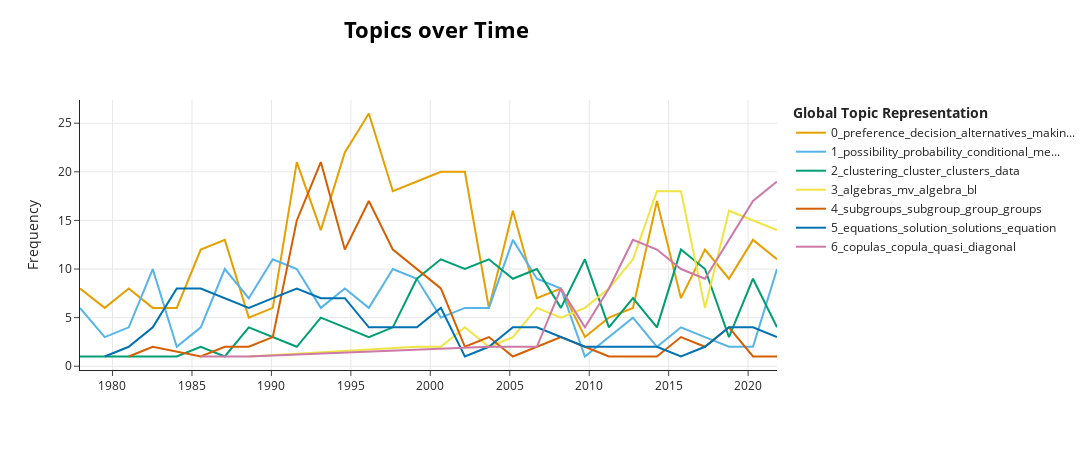

Source (notebook cell):
### Code cell
top_n_topics = 7
img = topic_model.visualize_topics_over_time(topics_over_time, top_n_topics=top_n_topics)
img.show()

file_name = "plt\\plt_b_" +  str(nr_bins) + "_t_" + str(top_n_topics) + ".html"
# img.write_image("test.png")
img.write_html(file_name)

### Figure 1 — Plotly figure (JSON) as saved in the notebook; plotly's stock layout.template omitted (floating-point values rounded to 4 significant figures)
{"data": [{"hoverinfo": "text", "hovertext": ["<b>Topic 0</b><br>Words: decision, alternatives, preference, team, making", "<b>Topic 0</b><br>Words: decision, alternatives, unanimity, team, group", "<b>Topic 0</b><br>Words: preference, decision, leadership, nonfuzzy, evaluations", "<b>Topic 0</b><br>Words: choice, consensus, criteria, credit, decision", "<b>Topic 0</b><br>Words: stresses, alternatives, preference, acceptability, criteria", "<b>Topic 0</b><br>Words: preference, alternatives, decision, utilities, making", "<b>Topic 0</b><br>Words: preference, decision, alternatives, utility, making", "<b>Topic 0</b><br>Words: alternatives, decision, choices, calculated, weights", "<b>Topic 0</b><br>Words: choice, nondomination, cim, decision, criteria", "<b>Topic 0</b><br>Words: preference, decision, social, choice, alternatives", "<b>Topic 0</b><br>Words: ahp, preference, decision, rationality, alternatives", "<b>Topic 0</b><br>Words: preference, decision, alternatives, relation, choice", "<b>Topic 0</b><br>Words: preference, decision, ranking, making, alternatives", "<b>Topic 0</b><br>Words: preference, decision, alternatives, choice, ranking", "<b>Topic 0</b><br>Words: preference, alternatives, decision, ranking, linguistic", "<b>Topic 0</b><br>Words: preference, decision, alternatives, criteria, making", "<b>Topic 0</b><br>Words: preference, decision, alternatives, choice, making", "<b>Topic 0</b><br>Words: voter, inexact, majority, benign, outputs", "<b>Topic 0</b><br>Words: preference, transitivity, alternatives, decision, madm", "<b>Topic 0</b><br>Words: preference, decision, reciprocity, herrera, weights", "<b>Topic 0</b><br>Words: preference, decision, topsis, consistency, choice", "<b>Topic 0</b><br>Words: transitivity, reciprocal, inconsistency, rankings, classifier", "<b>Topic 0</b><br>Words: preference, duplex, reciprocal, alternatives, outranking", "<b>Topic 0</b><br>Words: reciprocal, preference, consensus, consistency, relations", "<b>Topic 0</b><br>Words: preference, decision, reciprocal, consistency, consensus", "<b>Topic 0</b><br>Words: preference, consistency, pcm, reciprocal, consensus", "<b>Topic 0</b><br>Words: consistency, preference, reciprocal, ranking, decision", "<b>Topic 0</b><br>Words: preference, decision, alternatives, consistency, making", "<b>Topic 0</b><br>Words: preference, consistency, decision, reciprocal, alternatives", "<b>Topic 0</b><br>Words: consistency, preference, elicit, decision, inconsistency"], "marker": {"color": "#E69F00"}, "mode": "lines", "name": "0_preference_decision_alternatives_makin...", "x": ["1977-12-15T10:39:21.600000", "1979-07-06T20:48:00", "1981-01-08T17:36:00", "1982-07-14T14:24:00", "1984-01-17T11:12:00", "1985-07-22T08:00:00", "1987-01-25T04:48:00", "1988-07-30T01:36:00", "1990-02-01T22:24:00", "1991-08-07T19:12:00", "1993-02-09T16:00:00", "1994-08-15T12:48:00", "1996-02-18T09:36:00", "1997-08-23T06:24:00", "1999-02-26T03:12:00", "2000-08-31T00:00:00", "2002-03-05T20:48:00", "2003-09-08T17:36:00", "2005-03-13T14:24:00", "2006-09-16T11:12:00", "2008-03-21T08:00:00", "2009-09-24T04:48:00", "2011-03-30T01:36:00", "2012-10-01T22:24:00", "2014-04-06T19:12:00", "2015-10-10T16:00:00", "2017-04-14T12:48:00", "2018-10-18T09:36:00", "2020-04-22T06:24:00", "2021-10-26T03:12:00"], "y": [8, 6, 8, 6, 6, 12, 13, 5, 6, 21, 14, 22, 26, 18, 19, 20, 20, 6, 16, 7, 8, 3, 5, 6, 17, 7, 12, 9, 13, 11], "type": "scatter"}, {"hoverinfo": "text", "hovertext": ["<b>Topic 1</b><br>Words: possibility, probability, conditional, distribution, possibilities", "<b>Topic 1</b><br>Words: probability, space, probabilistic, measurable, measurability", "<b>Topic 1</b><br>Words: measure, postulate, complement, possibility, event", "<b>Topic 1</b><br>Words: possibility, probability, measures, certainty, probabilistic", "<b>Topic 1</b><br>Words: subset, hirota, probabilistic, probability, representation", "<b>Topic 1</b><br>Words: probability, events, measure, possibility, certainty", "<b>Topic 1</b><br>Words: possibility, probability, measures, measure, distribution", "<b>Topic 1</b><br>Words: possibility, labor, events, probability, manufacturing", "<b>Topic 1</b><br>Words: possibility, measures, probability, measure, complement", "<b>Topic 1</b><br>Words: possibility, programme, probability, measures, measure", "<b>Topic 1</b><br>Words: possibility, scale, measure, probability, semiconormed", "<b>Topic 1</b><br>Words: uncertainty, fcds, conditional, principles, probability", "<b>Topic 1</b><br>Words: probability, probabilities, events, possibility, theory", "<b>Topic 1</b><br>Words: possibility, probability, measures, distribution, conditional", "<b>Topic 1</b><br>Words: possibility, conditioning, independence, distributions, measures", "<b>Topic 1</b><br>Words: ample, probability, belief, possibility, theory", "<b>Topic 1</b><br>Words: possibility, necessity, measures, belief, measure", "<b>Topic 1</b><br>Words: possibility, probability, conditional, fusion, theory", "<b>Topic 1</b><br>Words: probability, possibility, measures, belief, probabilities", "<b>Topic 1</b><br>Words: possibility, belief, probability, negotiation, sources", "<b>Topic 1</b><br>Words: possibility, probability, dempster, conditional, combination", "<b>Topic 1</b><br>Words: agreement, quantity, conflict, belief, prioritized", "<b>Topic 1</b><br>Words: merge, coherence, coreferent, conditional, possibility", "<b>Topic 1</b><br>Words: probability, fifty, possibility, judgment, bayesian", "<b>Topic 1</b><br>Words: conditional, implied, strike, volatility, price", "<b>Topic 1</b><br>Words: probability, measures, conditional, possibility, neo", "<b>Topic 1</b><br>Words: possibility, coherent, conditioning, gambles, probability", "<b>Topic 1</b><br>Words: conflict, possibility, pyt, ev, consistency", "<b>Topic 1</b><br>Words: nl, probabilities, models, sure, possibility", "<b>Topic 1</b><br>Words: possibility, probability, belief, conditional, probabilities"], "marker": {"color": "#56B4E9"}, "mode": "lines", "name": "1_possibility_probability_conditional_me...", "x": ["1977-12-15T10:39:21.600000", "1979-07-06T20:48:00", "1981-01-08T17:36:00", "1982-07-14T14:24:00", "1984-01-17T11:12:00", "1985-07-22T08:00:00", "1987-01-25T04:48:00", "1988-07-30T01:36:00", "1990-02-01T22:24:00", "1991-08-07T19:12:00", "1993-02-09T16:00:00", "1994-08-15T12:48:00", "1996-02-18T09:36:00", "1997-08-23T06:24:00", "1999-02-26T03:12:00", "2000-08-31T00:00:00", "2002-03-05T20:48:00", "2003-09-08T17:36:00", "2005-03-13T14:24:00", "2006-09-16T11:12:00", "2008-03-21T08:00:00", "2009-09-24T04:48:00", "2011-03-30T01:36:00", "2012-10-01T22:24:00", "2014-04-06T19:12:00", "2015-10-10T16:00:00", "2017-04-14T12:48:00", "2018-10-18T09:36:00", "2020-04-22T06:24:00", "2021-10-26T03:12:00"], "y": [6, 3, 4, 10, 2, 4, 10, 7, 11, 10, 6, 8, 6, 10, 9, 5, 6, 6, 13, 9, 8, 1, 3, 5, 2, 4, 3, 2, 2, 10], "type": "scatter"}, {"hoverinfo": "text", "hovertext": ["<b>Topic 2</b><br>Words: dunn, ruspini, presentation, numerous, hard", "<b>Topic 2</b><br>Words: proportion, entry, exponent, validity, clustering", "<b>Topic 2</b><br>Words: clustering, geometrical, algorithms, ellipsoidal, concentrations", "<b>Topic 2</b><br>Words: concluding, run, iris, inherent, briefly", "<b>Topic 2</b><br>Words: groups, discriminant, clustering, ratio, variance", "<b>Topic 2</b><br>Words: recurring, offering, constantly, brought, definite", "<b>Topic 2</b><br>Words: clustering, fidelity, classes, distance, clusters", "<b>Topic 2</b><br>Words: clustering, dunn, isodata, bezdek, hard", "<b>Topic 2</b><br>Words: percentile, cluster, distinguished, dissimilarity, clustering", "<b>Topic 2</b><br>Words: clustering, fcm, algorithm, cluster, ht", "<b>Topic 2</b><br>Words: clustering, imaginative, traits, students, subpopulations", "<b>Topic 2</b><br>Words: clustering, typical, guiding, cluster, value", "<b>Topic 2</b><br>Words: clustering, mixtures, means, mises, directional", "<b>Topic 2</b><br>Words: clustering, cluster, center, data, hard", "<b>Topic 2</b><br>Words: clustering, cluster, algorithm, clusters, distance", "<b>Topic 2</b><br>Words: clustering, cluster, fcm, incident, clusters", "<b>Topic 2</b><br>Words: clustering, data, clusters, cluster, algorithm", "<b>Topic 2</b><br>Words: clustering, clusters, cluster, algorithm, data", "<b>Topic 2</b><br>Words: clustering, cluster, fkp, clusters, algorithm", "<b>Topic 2</b><br>Words: clustering, data, clusters, means, kernelized", "<b>Topic 2</b><br>Words: clustering, cluster, clusters, dbscan, algorithm", "<b>Topic 2</b><br>Words: clustering, cluster, consensus, data, fmmdd", "<b>Topic 2</b><br>Words: clustering, cluster, clusters, conjecturable, kmeans", "<b>Topic 2</b><br>Words: fjp, clustering, bipartite, algorithm, cluster", "<b>Topic 2</b><br>Words: clustering, cluster, data, clusters, algorithm", "<b>Topic 2</b><br>Words: clustering, cluster, clusters, algorithm, data", "<b>Topic 2</b><br>Words: clustering, peripheral, points, central, cluster", "<b>Topic 2</b><br>Words: clustering, clusters, cluster, data, medoids", "<b>Topic 2</b><br>Words: clustering, clusters, cluster, nodes, wsn"], "marker": {"color": "#009E73"}, "mode": "lines", "name": "2_clustering_cluster_clusters_data", "x": ["1977-12-15T10:39:21.600000", "1981-01-08T17:36:00", "1982-07-14T14:24:00", "1984-01-17T11:12:00", "1985-07-22T08:00:00", "1987-01-25T04:48:00", "1988-07-30T01:36:00", "1990-02-01T22:24:00", "1991-08-07T19:12:00", "1993-02-09T16:00:00", "1994-08-15T12:48:00", "1996-02-18T09:36:00", "1997-08-23T06:24:00", "1999-02-26T03:12:00", "2000-08-31T00:00:00", "2002-03-05T20:48:00", "2003-09-08T17:36:00", "2005-03-13T14:24:00", "2006-09-16T11:12:00", "2008-03-21T08:00:00", "2009-09-24T04:48:00", "2011-03-30T01:36:00", "2012-10-01T22:24:00", "2014-04-06T19:12:00", "2015-10-10T16:00:00", "2017-04-14T12:48:00", "2018-10-18T09:36:00", "2020-04-22T06:24:00", "2021-10-26T03:12:00"], "y": [1, 1, 1, 1, 2, 1, 4, 3, 2, 5, 4, 3, 4, 9, 11, 10, 11, 9, 10, 6, 11, 4, 7, 4, 12, 10, 3, 9, 4], "type": "scatter"}, {"hoverinfo": "text", "hovertext": ["<b>Topic 3</b><br>Words: bz, poset, orthocomplementations, brouwer, algebras", "<b>Topic 3</b><br>Words: bzmvdm, algebra, algebras, mv, sharp", "<b>Topic 3</b><br>Words: valuation, faithful, effect, algebra, modular", "<b>Topic 3</b><br>Words: algebras, modular, bl, heyting, effect", "<b>Topic 3</b><br>Words: wpbl, algebras, negations, weak, algebra", "<b>Topic 3</b><br>Words: effect, algebras, sharp, algebra, jauch", "<b>Topic 3</b><br>Words: algebras, bl, effect, mv, algebra", "<b>Topic 3</b><br>Words: algebras, algebra, divisible, residuated, mv", "<b>Topic 3</b><br>Words: algebras, algebra, filter, stone, filters", "<b>Topic 3</b><br>Words: algebras, filters, mtl, mv, algebra", "<b>Topic 3</b><br>Words: algebras, mv, algebra, bl, mtl", "<b>Topic 3</b><br>Words: algebras, mv, filters, algebra, bl", "<b>Topic 3</b><br>Words: algebras, mv, algebra, bl, derivations", "<b>Topic 3</b><br>Words: algebras, monadic, effect, hyper, algebra", "<b>Topic 3</b><br>Words: algebras, algebra, mv, residuated, emv", "<b>Topic 3</b><br>Words: algebras, mv, bl, algebra, lattice", "<b>Topic 3</b><br>Words: algebras, mv, algebra, perfect, eq"], "marker": {"color": "#F0E442"}, "mode": "lines", "name": "3_algebras_mv_algebra_bl", "x": ["1988-07-30T01:36:00", "1999-02-26T03:12:00", "2000-08-31T00:00:00", "2002-03-05T20:48:00", "2003-09-08T17:36:00", "2005-03-13T14:24:00", "2006-09-16T11:12:00", "2008-03-21T08:00:00", "2009-09-24T04:48:00", "2011-03-30T01:36:00", "2012-10-01T22:24:00", "2014-04-06T19:12:00", "2015-10-10T16:00:00", "2017-04-14T12:48:00", "2018-10-18T09:36:00", "2020-04-22T06:24:00", "2021-10-26T03:12:00"], "y": [1, 2, 2, 4, 2, 3, 6, 5, 6, 8, 11, 18, 18, 6, 16, 15, 14], "type": "scatter"}, {"hoverinfo": "text", "hovertext": ["<b>Topic 4</b><br>Words: subgroup, subgroups, group, inequality, generated", "<b>Topic 4</b><br>Words: subgroups, subgroup, products, anthony, product", "<b>Topic 4</b><br>Words: semidirect, subgroups, subgroup, product, sherwood", "<b>Topic 4</b><br>Words: subgroups, product, group, pointwise, direct", "<b>Topic 4</b><br>Words: subgroups, group, sessa, das, sherwood", "<b>Topic 4</b><br>Words: subgroups, subgroup, anti, group, level", "<b>Topic 4</b><br>Words: subgroups, subgroup, group, product, groups", "<b>Topic 4</b><br>Words: subgroup, subgroups, group, quasinormal, divisible", "<b>Topic 4</b><br>Words: subgroups, subgroup, group, groups, asaad", "<b>Topic 4</b><br>Words: subgroups, group, subgroup, gl, groups", "<b>Topic 4</b><br>Words: group, subgroups, subgroup, normal, px", "<b>Topic 4</b><br>Words: subgroup, subgroups, group, notion, tl", "<b>Topic 4</b><br>Words: subgroups, group, subgroup, subgroupoids, groups", "<b>Topic 4</b><br>Words: keychain, subgroups, subgroup, distinct, bhakat", "<b>Topic 4</b><br>Words: subgroups, subgroup, group, cartesian, zqm", "<b>Topic 4</b><br>Words: subgroups, equivalence, makamba, murali, discusses", "<b>Topic 4</b><br>Words: join, subgroups, hypergroupoid, group, hyperstructures", "<b>Topic 4</b><br>Words: ary, join, hypergroups, groupoid, canonical", "<b>Topic 4</b><br>Words: subgroups, operation, cartesian, chon, necessary", "<b>Topic 4</b><br>Words: skeleton, group, construction, groups, subgroups", "<b>Topic 4</b><br>Words: group, mi, subgroups, groups, subgroup", "<b>Topic 4</b><br>Words: mi, group, subgroups, groups, subgroup", "<b>Topic 4</b><br>Words: subgroups, group, annihilator, subgroup, equivalence", "<b>Topic 4</b><br>Words: subgroup, subgroups, aggregation, group, proven", "<b>Topic 4</b><br>Words: rubinstein, kasher, group, subgroups, herself"], "marker": {"color": "#D55E00"}, "mode": "lines", "name": "4_subgroups_subgroup_group_groups", "x": ["1981-01-08T17:36:00", "1982-07-14T14:24:00", "1985-07-22T08:00:00", "1987-01-25T04:48:00", "1988-07-30T01:36:00", "1990-02-01T22:24:00", "1991-08-07T19:12:00", "1993-02-09T16:00:00", "1994-08-15T12:48:00", "1996-02-18T09:36:00", "1997-08-23T06:24:00", "1999-02-26T03:12:00", "2000-08-31T00:00:00", "2002-03-05T20:48:00", "2003-09-08T17:36:00", "2005-03-13T14:24:00", "2008-03-21T08:00:00", "2009-09-24T04:48:00", "2011-03-30T01:36:00", "2014-04-06T19:12:00", "2015-10-10T16:00:00", "2017-04-14T12:48:00", "2018-10-18T09:36:00", "2020-04-22T06:24:00", "2021-10-26T03:12:00"], "y": [1, 2, 1, 2, 2, 3, 15, 21, 12, 17, 12, 10, 8, 2, 3, 1, 3, 2, 1, 1, 3, 2, 4, 1, 1], "type": "scatter"}, {"hoverinfo": "text", "hovertext": ["<b>Topic 5</b><br>Words: convergency, thedynamic, modelling, apart, eigenvectors", "<b>Topic 5</b><br>Words: solutions, combinatorial, incorrect, relation, correct", "<b>Topic 5</b><br>Words: equations, relational, equation, relation, reconstructable", "<b>Topic 5</b><br>Words: equations, relation, solution, composite, card", "<b>Topic 5</b><br>Words: equations, perturbation, solution, equation, card", "<b>Topic 5</b><br>Words: tolerances, equations, equation, solution, solutions", "<b>Topic 5</b><br>Words: inverses, equations, solution, brouwerian, ai", "<b>Topic 5</b><br>Words: equations, solution, relational, equation, solutions", "<b>Topic 5</b><br>Words: equations, solution, bilinear, relation, solutions", "<b>Topic 5</b><br>Words: vl, solution, relational, equations, widest", "<b>Topic 5</b><br>Words: equations, solution, solutions, relational, equation", "<b>Topic 5</b><br>Words: equations, relational, solvability, solutions, solving", "<b>Topic 5</b><br>Words: solution, composition, relational, equations, max", "<b>Topic 5</b><br>Words: equations, perturbation, matrix, solution, equation", "<b>Topic 5</b><br>Words: equations, solution, compression, equation, relation", "<b>Topic 5</b><br>Words: aij, inf, column, brouwerian, composite", "<b>Topic 5</b><br>Words: solution, implication, solutions, equations, equation", "<b>Topic 5</b><br>Words: solution, equations, decomposable, relation, essential", "<b>Topic 5</b><br>Words: solutions, equations, brouwerian, minimal, solution", "<b>Topic 5</b><br>Words: equations, composition, markovskii, solutions, equation", "<b>Topic 5</b><br>Words: unattainable, solution, attainable, equations, join", "<b>Topic 5</b><br>Words: solutions, greatest, equations, weakly, computing", "<b>Topic 5</b><br>Words: solutions, solution, equations, inf, lattices", "<b>Topic 5</b><br>Words: equations, relational, solutions, minimal, solution", "<b>Topic 5</b><br>Words: minimal, solvable, solutions, frameworks, compute", "<b>Topic 5</b><br>Words: supereigenvectors, subeigenvectors, solutions, solution, equations", "<b>Topic 5</b><br>Words: fls, solution, solutions, pre, matrix", "<b>Topic 5</b><br>Words: bipolar, equations, solutions, solution, relation", "<b>Topic 5</b><br>Words: equations, solutions, solution, dual, sup"], "marker": {"color": "#0072B2"}, "mode": "lines", "name": "5_equations_solution_solutions_equation", "x": ["1979-07-06T20:48:00", "1981-01-08T17:36:00", "1982-07-14T14:24:00", "1984-01-17T11:12:00", "1985-07-22T08:00:00", "1987-01-25T04:48:00", "1988-07-30T01:36:00", "1990-02-01T22:24:00", "1991-08-07T19:12:00", "1993-02-09T16:00:00", "1994-08-15T12:48:00", "1996-02-18T09:36:00", "1997-08-23T06:24:00", "1999-02-26T03:12:00", "2000-08-31T00:00:00", "2002-03-05T20:48:00", "2003-09-08T17:36:00", "2005-03-13T14:24:00", "2006-09-16T11:12:00", "2008-03-21T08:00:00", "2009-09-24T04:48:00", "2011-03-30T01:36:00", "2012-10-01T22:24:00", "2014-04-06T19:12:00", "2015-10-10T16:00:00", "2017-04-14T12:48:00", "2018-10-18T09:36:00", "2020-04-22T06:24:00", "2021-10-26T03:12:00"], "y": [1, 2, 4, 8, 8, 7, 6, 7, 8, 7, 7, 4, 4, 4, 6, 1, 2, 4, 4, 3, 2, 2, 2, 2, 1, 2, 4, 4, 3], "type": "scatter"}, {"hoverinfo": "text", "hovertext": ["<b>Topic 6</b><br>Words: distributions, ply, gaussian, exact, approximations", "<b>Topic 6</b><br>Words: approximants, distributions, ply, noted, iff", "<b>Topic 6</b><br>Words: menger, copulas, copula, compact, imaoka", "<b>Topic 6</b><br>Words: copulas, semilinear, concavity, aug, cuadras", "<b>Topic 6</b><br>Words: copulas, copula, quasi, flipping, transformations", "<b>Topic 6</b><br>Words: copulas, conic, quasi, copula, irreducible", "<b>Topic 6</b><br>Words: copulas, aggregation, copula, submeasures, flipping", "<b>Topic 6</b><br>Words: copula, copulas, quasi, diagonal, trivariate", "<b>Topic 6</b><br>Words: copulas, copula, diagonal, tail, aggregation", "<b>Topic 6</b><br>Words: copulas, copula, diagonal, tail, dependence", "<b>Topic 6</b><br>Words: copulas, copula, diagonal, transformations, bivariate", "<b>Topic 6</b><br>Words: copulas, copula, capacity, bivariate, diagonal", "<b>Topic 6</b><br>Words: copulas, copula, quasi, rmm, bivariate", "<b>Topic 6</b><br>Words: copulas, copula, multivariate, bivariate, quasi"], "marker": {"color": "#CC79A7"}, "mode": "lines", "name": "6_copulas_copula_quasi_diagonal", "x": ["1985-07-22T08:00:00", "1988-07-30T01:36:00", "2003-09-08T17:36:00", "2006-09-16T11:12:00", "2008-03-21T08:00:00", "2009-09-24T04:48:00", "2011-03-30T01:36:00", "2012-10-01T22:24:00", "2014-04-06T19:12:00", "2015-10-10T16:00:00", "2017-04-14T12:48:00", "2018-10-18T09:36:00", "2020-04-22T06:24:00", "2021-10-26T03:12:00"], "y": [1, 1, 2, 2, 8, 4, 8, 13, 12, 10, 9, 13, 17, 19], "type": "scatter"}], "layout": {"xaxis": {"showgrid": true}, "yaxis": {"showgrid": true, "title": {"text": "Frequency"}}, "title": {"font": {"size": 22, "color": "Black"}, "text": "<b>Topics over Time</b>", "y": 0.95, "x": 0.4, "xanchor": "center", "yanchor": "top"}, "hoverlabel": {"font": {"size": 16, "family": "Rockwell"}, "bgcolor": "white"}, "width": 1250, "height": 450, "legend": {"title": {"text": "<b>Global Topic Representation"}}}}
